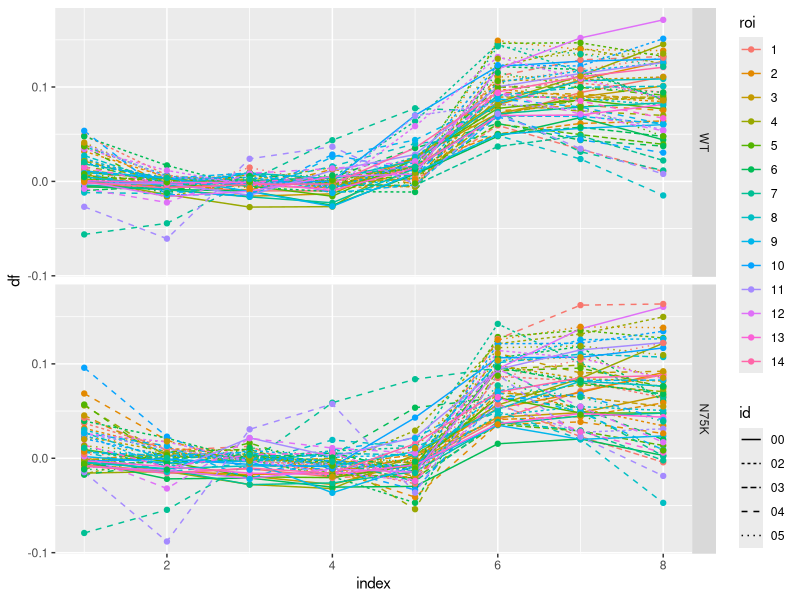
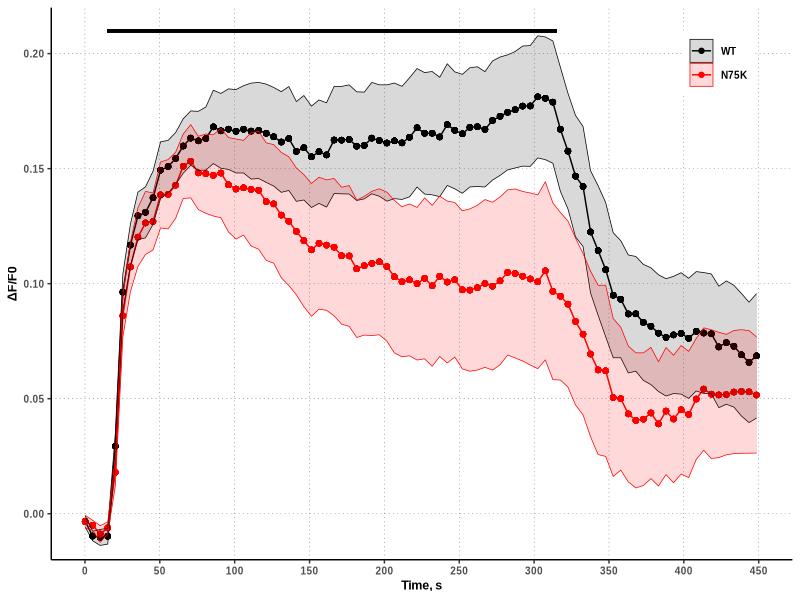
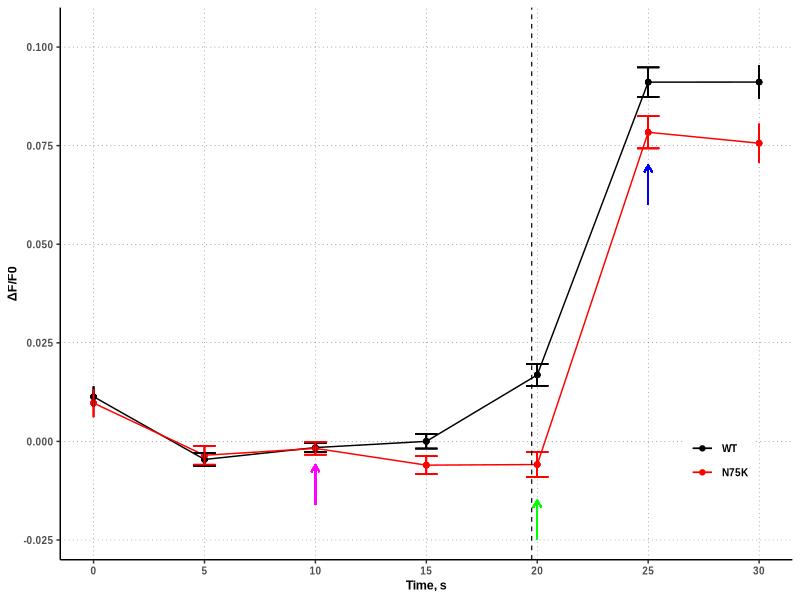
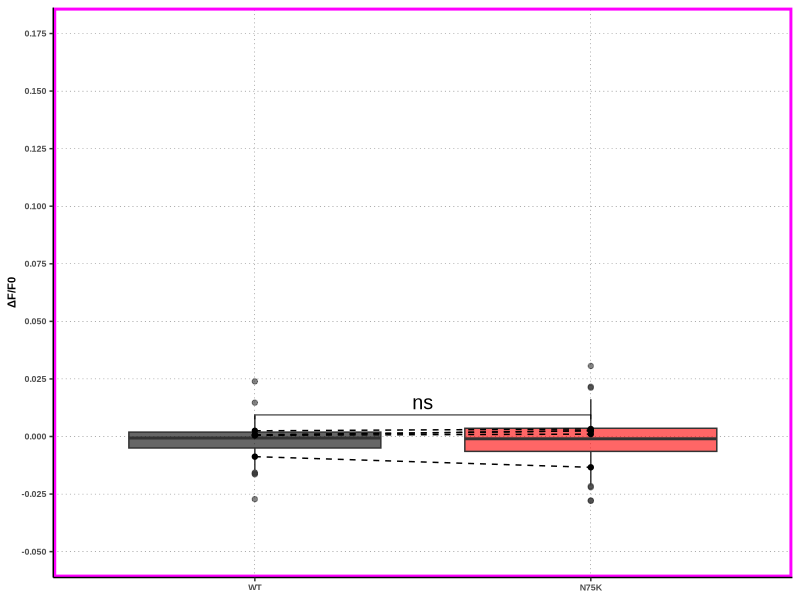
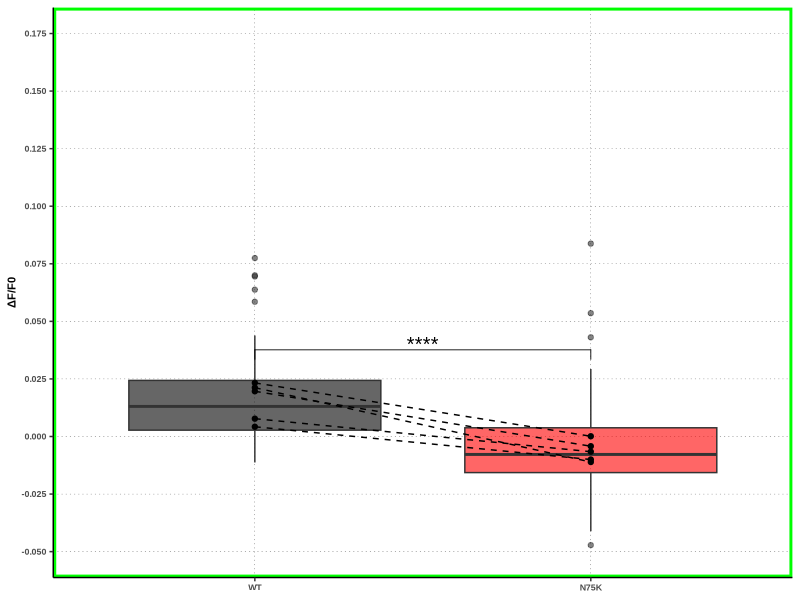
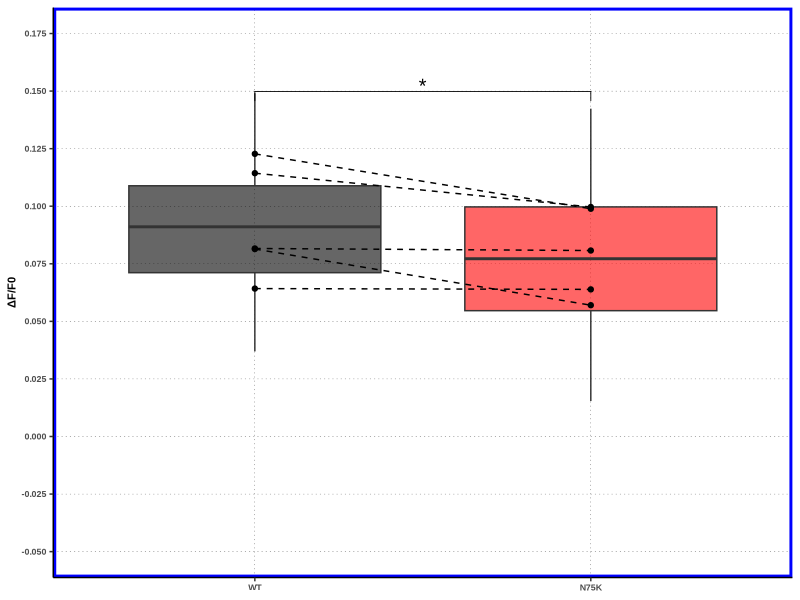
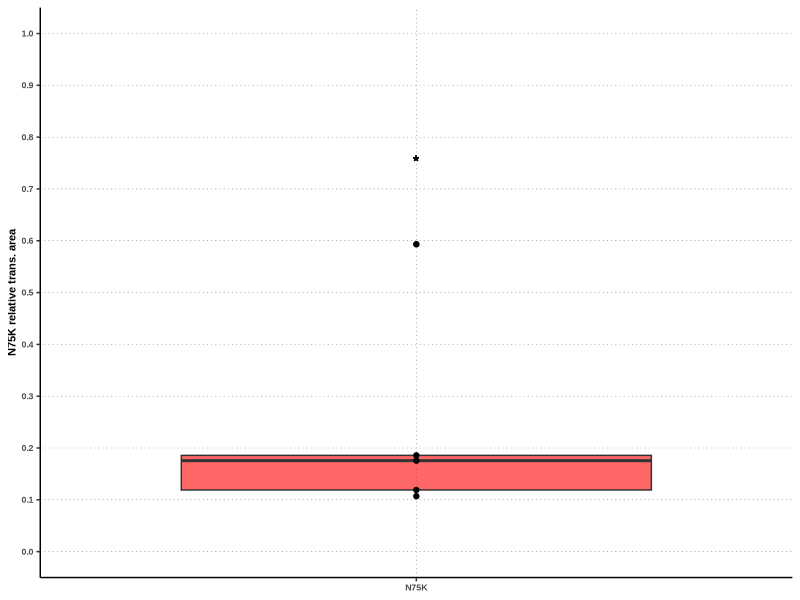

The R script that drew these images, in order:
# NMDA ionophoresis preliminary results analysis
# Copyright © 2023 Borys Olifirov

require(dplyr)
require(tidyr)
require(purrr)
require(rstatix)
require(ggplot2)
require(ggpubr)
require(cowplot)
require(ggsci)

setwd('/home/wisstock/bio/note/projects/PhD/6_2021_NMDAR_plasticity/exp/2023_12_9_Shurik_MNDA_ionophoresis_preliminary')

##### DATA PREPROCESSING #####
df.start <- 2
df.end <- 5

index.shift <- 3

df.0 <- read.csv('00_435_raw.csv') %>%
  select(-X) %>%
  mutate(id = '00') %>%
  mutate(hpca = 'WT') %>%
  mutate(fp = 'CFP') %>%
  mutate(roi = as.factor(roi)) %>%
  group_by(roi) %>%
  mutate(index = row_number(roi)) %>%
  mutate(f0 = mean(int[index >= df.start & index < df.end])) %>%
  mutate(df = (int-f0)/ f0) %>%
  mutate(index = index - index.shift) %>%
  filter(index > 0) %>%
  select(-f0)
df.1 <- read.csv('00_505_raw.csv') %>%
  select(-X) %>%
  mutate(id = '00') %>%
  mutate(hpca = 'N75K') %>%
  mutate(fp = 'EYFP') %>%
  mutate(roi = as.factor(roi)) %>%
  group_by(roi) %>%
  mutate(index = row_number(roi)) %>%
  mutate(f0 = mean(int[index >= df.start & index < df.end])) %>%
  mutate(df = (int-f0)/ f0) %>%
  mutate(index = index - index.shift) %>%
  filter(index > 0) %>%
  select(-f0)

df.2 <- read.csv('02_435_raw.csv') %>%
  select(-X) %>%
  mutate(id = '02') %>%
  mutate(hpca = 'WT') %>%
  mutate(fp = 'CFP') %>%
  mutate(roi = as.factor(roi)) %>%
  group_by(roi) %>%
  mutate(index = row_number(roi)) %>%
  mutate(f0 = mean(int[index >= df.start & index < df.end])) %>%
  mutate(df = (int-f0)/ f0) %>%
  select(-f0)
df.3 <- read.csv('02_505_raw.csv') %>%
  select(-X) %>%
  mutate(id = '02') %>%
  mutate(hpca = 'N75K') %>%
  mutate(fp = 'EYFP') %>%
  mutate(roi = as.factor(roi)) %>%
  group_by(roi) %>%
  mutate(index = row_number(roi)) %>%
  mutate(f0 = mean(int[index >= df.start & index < df.end])) %>%
  mutate(df = (int-f0)/ f0) %>%
  select(-f0)

df.4 <- read.csv('03_435_raw.csv') %>%
  select(-X) %>%
  mutate(id = '03') %>%
  mutate(hpca = 'WT') %>%
  mutate(fp = 'CFP') %>%
  mutate(roi = as.factor(roi)) %>%
  group_by(roi) %>%
  mutate(index = row_number(roi)) %>%
  mutate(f0 = mean(int[index >= df.start & index < df.end])) %>%
  mutate(df = (int-f0)/ f0) %>%
  select(-f0)
df.5 <- read.csv('03_505_raw.csv') %>%
  select(-X) %>%
  mutate(id = '03') %>%
  mutate(hpca = 'N75K') %>%
  mutate(fp = 'EYFP') %>%
  mutate(roi = as.factor(roi)) %>%
  group_by(roi) %>%
  mutate(index = row_number(roi)) %>%
  mutate(f0 = mean(int[index >= df.start & index < df.end])) %>%
  mutate(df = (int-f0)/ f0) %>%
  select(-f0)

df.6 <- read.csv('04_435_raw.csv') %>%
  select(-X) %>%
  mutate(id = '04') %>%
  mutate(hpca = 'WT') %>%
  mutate(fp = 'CFP') %>%
  mutate(roi = as.factor(roi)) %>%
  group_by(roi) %>%
  mutate(index = row_number(roi)) %>%
  mutate(f0 = mean(int[index >= df.start & index < df.end])) %>%
  mutate(df = (int-f0)/ f0) %>%
  select(-f0)
df.7 <- read.csv('04_505_raw.csv') %>%
  select(-X) %>%
  mutate(id = '04') %>%
  mutate(hpca = 'N75K') %>%
  mutate(fp = 'EYFP') %>%
  mutate(roi = as.factor(roi)) %>%
  group_by(roi) %>%
  mutate(index = row_number(roi)) %>%
  mutate(f0 = mean(int[index >= df.start & index < df.end])) %>%
  mutate(df = (int-f0)/ f0) %>%
  select(-f0)

df.8 <- read.csv('05_435_raw.csv') %>%
  select(-X) %>%
  mutate(id = '05') %>%
  mutate(hpca = 'WT') %>%
  mutate(fp = 'CFP') %>%
  mutate(roi = as.factor(roi)) %>%
  group_by(roi) %>%
  mutate(index = row_number(roi)) %>%
  mutate(f0 = mean(int[index >= df.start & index < df.end])) %>%
  mutate(df = (int-f0)/ f0) %>%
  select(-f0)
df.9 <- read.csv('05_505_raw.csv') %>%
  select(-X) %>%
  mutate(id = '05') %>%
  mutate(hpca = 'N75K') %>%
  mutate(fp = 'EYFP') %>%
  mutate(roi = as.factor(roi)) %>%
  group_by(roi) %>%
  mutate(index = row_number(roi)) %>%
  mutate(f0 = mean(int[index >= df.start & index < df.end])) %>%
  mutate(df = (int-f0)/ f0) %>%
  select(-f0)

df.full <- bind_rows(df.0, df.1, df.2, df.3, df.4, df.5, df.6, df.7, df.8, df.9)

df.full <- df.full %>%
  filter(index <= 8) %>%
  mutate(hpca = factor(hpca, levels = c('WT', 'N75K'))) %>%
  ungroup()

ggplot(data = df.full %>% filter(index < 15)) +
  geom_line(aes(x = index, y = df, color = roi, linetype = id)) +
  geom_point(aes(x = index, y = df, color = roi, linetype = id)) +
  facet_grid(rows = vars(hpca))

##### FULL REPRESENTATIVE PROFILE #####
df.rep.0 <- read.csv('00_435_dF.csv') %>%
  select(-X) %>%
  mutate(id = '00') %>%
  mutate(hpca = 'WT') %>%
  mutate(fp = 'CFP') %>%
  mutate(roi = as.factor(roi)) %>%
  group_by(roi) %>%
  mutate(index = row_number(roi))
df.rep.1 <- read.csv('00_505_dF.csv') %>%
  select(-X) %>%
  mutate(id = '00') %>%
  mutate(hpca = 'N75K') %>%
  mutate(fp = 'EYFP') %>%
  mutate(roi = as.factor(roi)) %>%
  group_by(roi) %>%
  mutate(index = row_number(roi))

df.rep <- bind_rows(df.rep.0, df.rep.1) %>%
  select(roi, int, hpca, index, time) %>%
  group_by(hpca, index) %>%
  mutate(int_mean = mean(int), int_se = sd(int)/sqrt(n())) %>%
  mutate(hpca = factor(hpca, levels = c('WT', 'N75K'))) %>%
  mutate(time = time - 15.0)

prof.rep <- ggplot(data = df.rep) +
  geom_line(aes(x = time, y = int_mean, color = hpca)) +
  geom_point(aes(x = time, y = int_mean, color = hpca)) +
  geom_ribbon(aes(x = time,
                  ymax = int_mean + int_se,
                  ymin = int_mean - int_se,
                  color = hpca,
                  fill = hpca),
              alpha=.15,
              size=0.25) +
  geom_segment(aes(x = 15, xend = 315, y = 0.21, yend = 0.21), size = 1) +
  #geom_vline(xintercept = 20, linetype='dashed', size = 0.4) +
  #geom_vline(xintercept = 320, linetype='dashed', size = 0.4) +
  scale_colour_manual(name = NULL,
                      values = c('black', 'red')) +
  scale_fill_manual(name = NULL,
                      values = c('black', 'red')) +
  scale_x_continuous(name = 'Time, s',
                     limits = c(0, 450),
                     breaks = seq(0, 1000, 50)) +
  scale_y_continuous(name = 'ΔF/F0',
                     limits = c(-0.02, 0.22),
                     breaks = seq(-1, 1, 0.05),
                     expand = c(0,0)) +
  theme_classic() +
  theme(panel.grid.major = element_line(linetype = 'dotted',
                                        size = 0.1,
                                        colour = "black"),
        legend.position = c(.9, .9),
        text = element_text(family='arial', face="bold", size=9))

ggsave('prof_rep.png', prof.rep, 
       width = 20, height = 7, units = 'cm', dpi = 300)

##### AVERAGE PROFILES #####
magenta.index <- 3
green.index <- 5
blue.index <- 6

df.avg <- df.full %>%
  select(id, roi, df, hpca, index) %>%
  group_by(hpca, index) %>%
  mutate(int_mean = mean(df), int_se = sd(df)/sqrt(n())) %>%
  select(-df, -roi) %>%
  unique()

prof.avg <- ggplot(data = df.avg) +
  geom_line(aes(x = index, y = int_mean, color = hpca)) +
  geom_point(aes(x = index, y = int_mean, color = hpca)) +
  geom_errorbar(aes(x = index,
                    ymax = int_mean + int_se,
                    ymin = int_mean - int_se,
                    color = hpca),
                width = 0.2) +
  scale_colour_manual(name = NULL,
                      values = c('black', 'red')) +
  geom_segment(aes(x = magenta.index, xend = magenta.index,
                   y = -0.016, yend = -0.006),
               color = 'magenta',
               arrow = arrow(length = unit(0.2, "cm"))) +
  geom_segment(aes(x = green.index, xend = green.index,
                   y = -0.025, yend = -0.015),
               color = 'green',
               arrow = arrow(length = unit(0.2, "cm"))) +
  geom_segment(aes(x = blue.index, xend = blue.index,
                   y = 0.06, yend = 0.07),
               color = 'blue',
               arrow = arrow(length = unit(0.2, "cm"))) +
  geom_vline(xintercept = 4.95, linetype='dashed', size = 0.4) +
  scale_x_continuous(name = 'Time, s',
                     limits = c(1, 7),
                     breaks = seq(1, 15, 1),
                     labels = seq(0, 74, 5)) +
  scale_y_continuous(name = 'ΔF/F0',
                     limits = c(-0.03, 0.11),
                     breaks = seq(-1, 1, 0.025),
                     expand = c(0,0)) +
  theme_classic() +
  theme(panel.grid.major = element_line(linetype = 'dotted',
                                        size = 0.1,
                                        colour = "black"),
        legend.position = c(.9, .18),
        text = element_text(family='arial', face="bold", size=9))

ggsave('prof_avg.png', prof.avg, 
       width = 13, height = 7, units = 'cm', dpi = 300)

##### MAGENTA BOXPLOT #####
df.magenta <- df.full %>%
  filter(index == magenta.index) %>%
  select(df, roi, id, hpca)

df.magenta.avg <- df.magenta %>%
  group_by(id, hpca) %>%
  mutate(int_mean = mean(df)) %>%
  select(-roi, -df) %>%
  unique()

df.magenta.stat <- df.magenta %>%
  select(df, hpca) %>%
  wilcox_test(df ~ hpca) %>%
  add_significance() %>%
  add_xy_position(fun = 'median_iqr', scales = 'free') %>%
  mutate(y.position = y.position)

box.magenta <- ggplot() +
  geom_boxplot(data = df.magenta,
               aes(x = hpca, y = df, fill = hpca), alpha = .6) +
  geom_point(data = df.magenta.avg,
             aes(x = hpca, y = int_mean)) +
  geom_line(data = df.magenta.avg,
            aes(x = hpca, y = int_mean, group = id),
            linetype = 'dashed') +
  stat_pvalue_manual(df.magenta.stat, label = 'p.signif',
                     hide.ns = FALSE, size = 5, family='arial') +
  scale_fill_manual(name = NULL,
                    values = c('black', 'red')) +
  scale_x_discrete(name = NULL) +
  scale_y_continuous(name = 'ΔF/F0',
                     limits = c(-0.05, 0.175),
                     breaks = seq(-0.5, 0.5, 0.025)) +
  theme_classic() +
  theme(panel.grid.major = element_line(linetype = 'dotted',
                                        size = 0.1,
                                        colour = "black"),
        legend.position = 'none',
        text = element_text(family='arial', face="bold", size=8),
        panel.border = element_rect(color = "magenta", 
                                    fill = NA, 
                                    size = 2))

ggsave('box_magenta.png', box.magenta, 
       width = 4, height = 7, units = 'cm', dpi = 300)

##### GREEN BOXPLOT #####
df.green <- df.full %>%
  filter(index == green.index) %>%
  select(df, roi, id, hpca)

df.green.avg <- df.green %>%
  group_by(id, hpca) %>%
  mutate(int_mean = mean(df)) %>%
  select(-roi, -df) %>%
  unique()

df.green.stat <- df.green %>%
  select(df, hpca) %>%
  wilcox_test(df ~ hpca) %>%
  add_significance() %>%
  add_xy_position(fun = 'median_iqr', scales = 'free') %>%
  mutate(y.position = y.position)
  
box.green <- ggplot() +
  geom_boxplot(data = df.green,
               aes(x = hpca, y = df, fill = hpca), alpha = .6) +
  geom_point(data = df.green.avg,
             aes(x = hpca, y = int_mean)) +
  geom_line(data = df.green.avg,
            aes(x = hpca, y = int_mean, group = id),
            linetype = 'dashed') +
  stat_pvalue_manual(df.green.stat, label = 'p.signif',
                     hide.ns = FALSE, size = 5, family='arial') +
  scale_fill_manual(name = NULL,
                      values = c('black', 'red')) +
  scale_x_discrete(name = NULL) +
  scale_y_continuous(name = 'ΔF/F0',
                     limits = c(-0.05, 0.175),
                     breaks = seq(-0.5, 0.5, 0.025)) +
  theme_classic() +
  theme(panel.grid.major = element_line(linetype = 'dotted',
                                        size = 0.1,
                                        colour = "black"),
        legend.position = 'none',
        text = element_text(family='arial', face="bold", size=8),
        panel.border = element_rect(color = "green", 
                                    fill = NA, 
                                    size = 2))
ggsave('box_green.png', box.green, 
       width = 4, height = 7, units = 'cm', dpi = 300)

##### BLUE BOXPLOT #####
df.blue <- df.full %>%
  filter(index == blue.index) %>%
  select(id, roi, df, hpca)

df.blue.avg <- df.blue %>%
  group_by(id, hpca) %>%
  mutate(int_mean = mean(df)) %>%
  select(-roi, -df) %>%
  unique()

df.blue.stat <- df.blue %>%
  select(df, hpca) %>%
  wilcox_test(df ~ hpca) %>%
  add_significance() %>%
  add_xy_position(fun = 'median_iqr', scales = 'free') %>%
  mutate(y.position = y.position + 0.02)

box.blue <- ggplot() +
  geom_boxplot(data = df.blue,
               aes(x = hpca, y = df, fill = hpca), alpha = .6) +
  geom_point(data = df.blue.avg,
             aes(x = hpca, y = int_mean)) +
  geom_line(data = df.blue.avg,
            aes(x = hpca, y = int_mean, group = id),
            linetype = 'dashed') +
  stat_pvalue_manual(df.blue.stat, label = 'p.signif',
                     hide.ns = FALSE, size = 5, family='arial') +
  scale_fill_manual(name = NULL,
                    values = c('black', 'red')) +
  scale_x_discrete(name = NULL) +
  scale_y_continuous(name = 'ΔF/F0',
                     limits = c(-0.05, 0.175),
                     breaks = seq(-0.5, 0.5, 0.025)) +
  theme_classic() +
  theme(panel.grid.major = element_line(linetype = 'dotted',
                                        size = 0.1,
                                        colour = "black"),
        legend.position = 'none',
        text = element_text(family='arial', face="bold", size=8),
        panel.border = element_rect(color = "blue", 
                                    fill = NA, 
                                    size = 2))
ggsave('box_blue.png', box.blue, 
       width = 4, height = 7, units = 'cm', dpi = 300)

##### AREA BOXPLOT #####
df.area <- data.frame(id = c('00', '02', '03', '04', '05'),
                      hpca = c('N75K', 'N75K','N75K','N75K','N75K'),
                      wt = c(4903, 1087, 1133, 1075, 538),
                      mut = c(2909, 202, 199, 115, 64),
                      rel = c(0.5933, 0.1858, 0.1756, 0.107, 0.119))

df.area.stat <- df.area %>%
  wilcox_test(rel ~ 1, mu = 1, alternative = 'less') %>%
  add_significance()
  
box.area <- ggplot() +
  geom_boxplot(data = df.area,
               aes(x = hpca, y = rel),
               fill = 'red', alpha = .6) +
  geom_point(data = df.area,
             aes(x = hpca, y = rel)) +
  geom_text(data = df.area,
            aes(x = hpca, y = 0.75), label = '*', size = 5) +
  scale_x_discrete(name = NULL) +
  scale_y_continuous(name = 'N75K relative trans. area',
                     limits = c(0, 1),
                     breaks = seq(-2, 2, 0.1)) +
  theme_classic() +
  theme(panel.grid.major = element_line(linetype = 'dotted',
                                        size = 0.1,
                                        colour = "black"),
        legend.position = 'none',
        text = element_text(family='arial', face="bold", size=8))

ggsave('box_area.png', box.area, 
       width = 3, height = 6, units = 'cm', dpi = 300)
